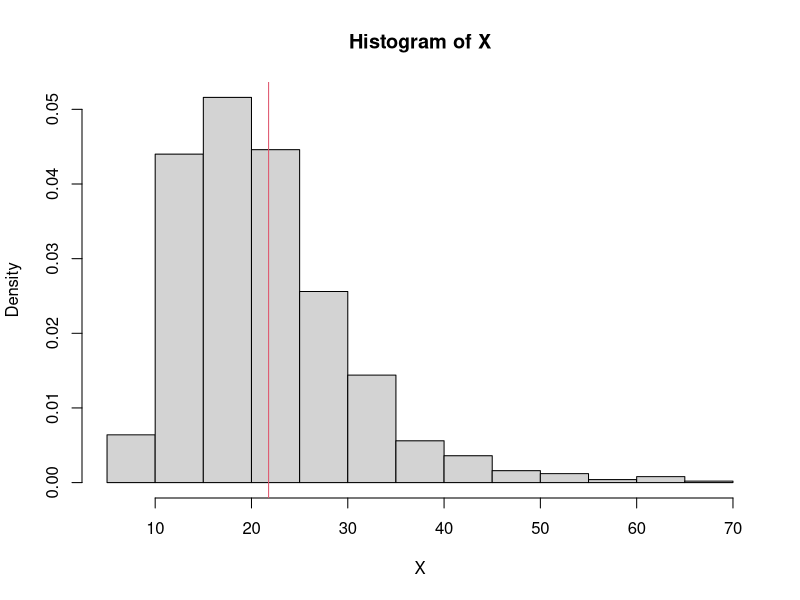

The R script that drew this image:
## ---- chunk 1
# number of simulations
N <- 1000

# number of toys bought in each simulation
X <- numeric(N)

# the set of toys
Toys <- c('🧸','🐢','🐣','🐤','🐼','🤖','🐸','🐷')

set.seed(100)

# run simulation
for (i in 1:N) {
  C <- c() # the collection of toys bought
  # repeat until a full set is collected
  while(TRUE) {
    t <- sample(Toys, 1, replace=T)
    C <- c(C, t)
    if(setequal(C, Toys)) break
  }
  X[i] <- length(C)
}

hist(X, probability = T)
abline(v = mean(X), col = 2)
